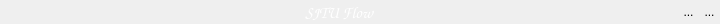
<?xml version="1.0" encoding="UTF-8"?>
<ui version="4.0">
 <class>TitleBar</class>
 <widget class="QWidget" name="TitleBar">
  <property name="geometry">
   <rect>
    <x>0</x>
    <y>0</y>
    <width>720</width>
    <height>24</height>
   </rect>
  </property>
  <property name="sizePolicy">
   <sizepolicy hsizetype="Expanding" vsizetype="Fixed">
    <horstretch>0</horstretch>
    <verstretch>0</verstretch>
   </sizepolicy>
  </property>
  <property name="windowTitle">
   <string>TitleBar</string>
  </property>
  <property name="styleSheet">
   <string notr="true">*
{
	border-image: transparent;
}
QLabel
{
	color: white;
}
QToolButton
{
	background-color: transparent;
	border-style: flat;
	border-width: 1px;
	border-radius: 3px;
	border-color: rgb(51, 153, 255);
}
QToolButton:hover
{
	background-color: rgba(115, 209, 255, 200);
}
QToolButton:pressed
{
	background-color: rgba(20, 59, 255, 100);
}
</string>
  </property>
  <layout class="QHBoxLayout" name="horizontalLayout" stretch="500,0,0">
   <property name="spacing">
    <number>0</number>
   </property>
   <property name="leftMargin">
    <number>0</number>
   </property>
   <property name="topMargin">
    <number>0</number>
   </property>
   <property name="rightMargin">
    <number>0</number>
   </property>
   <property name="bottomMargin">
    <number>0</number>
   </property>
   <item>
    <widget class="QLabel" name="labelTitle">
     <property name="font">
      <font>
       <family>Comic Sans MS</family>
       <pointsize>12</pointsize>
      </font>
     </property>
     <property name="text">
      <string>SJTU Flow</string>
     </property>
     <property name="alignment">
      <set>Qt::AlignCenter</set>
     </property>
    </widget>
   </item>
   <item>
    <widget class="QToolButton" name="toolButtonMin">
     <property name="toolTip">
      <string>Minimize</string>
     </property>
     <property name="whatsThis">
      <string>Minimize</string>
     </property>
     <property name="styleSheet">
      <string notr="true"/>
     </property>
     <property name="text">
      <string>...</string>
     </property>
     <property name="iconSize">
      <size>
       <width>24</width>
       <height>24</height>
      </size>
     </property>
    </widget>
   </item>
   <item>
    <widget class="QToolButton" name="toolButtonClose">
     <property name="toolTip">
      <string>Close</string>
     </property>
     <property name="whatsThis">
      <string>Close</string>
     </property>
     <property name="styleSheet">
      <string notr="true"/>
     </property>
     <property name="text">
      <string>...</string>
     </property>
     <property name="iconSize">
      <size>
       <width>24</width>
       <height>24</height>
      </size>
     </property>
    </widget>
   </item>
  </layout>
 </widget>
 <layoutdefault spacing="6" margin="11"/>
 <resources/>
 <connections/>
</ui>
